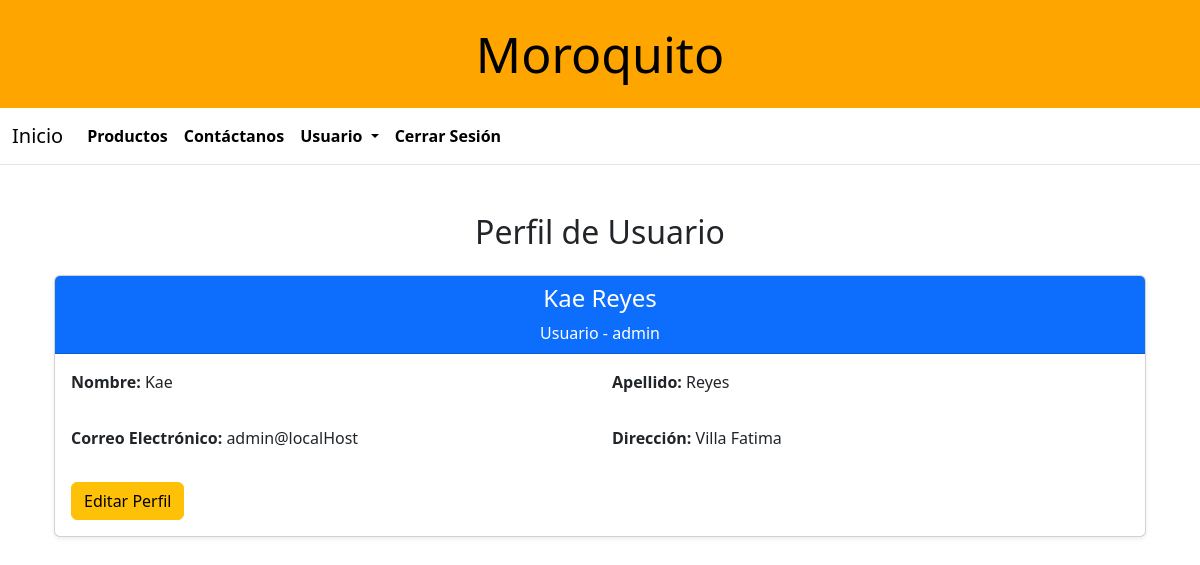
Page /profile/admin@localHost (signed in) on the committed database.
### models/usuario_model.py (models this page shows, shortened)
class Usuarios(UserMixin, db.Model):
    __tablename__ = "usuarios"
    email = db.Column(db.String(200), primary_key=True)
    first_name = db.Column(db.String(50), nullable=False)
    last_name = db.Column(db.String(50), nullable=False)
    password_hash = db.Column(db.String(128), nullable=False)
    direction = db.Column(db.String(200), nullable=False)
    celphone = db.Column(db.String(15), nullable=False)
    role = db.Column(db.String(50), nullable=False, default="user")
    @staticmethod
    def get_user_by_email(email):
        return Usuarios.query.filter_by(email=email).first()
    def has_role(self, role):
        return self.role == role

### controllers/usuario_controller.py (the view)
@user_bp.route("/profile/<string:id>")
@login_required
def profile(id):
    user:Usuarios = Usuarios.get_user_by_email(id)
    return usuario_view.perfil(user)

### run.py (called while the page is built)
@login_manager.user_loader
def load_user(user_email):
    return Usuarios.query.get((user_email))

### views/usuario_view.py (called while the page is built)
def perfil(user):
    return render_template(
        "profile.html",
        title="Perfil de usuario",
        current_user=current_user, user=user
    )

### templates/profile.html
{% extends 'base.html' %}
{% block content %}
<div class="container mt-5">
    <h2 class="text-center mb-4">Perfil de Usuario</h2>
    <div class="card shadow-sm rounded">
        <div class="card-header text-center bg-primary text-white">
            <h4>{{ user.first_name }} {{ user.last_name }}</h4>
            <p class="mb-0">Usuario - {{ user.role }}</p>
        </div>
        <div class="card-body">
            <div class="row">
                <div class="col-md-6 mb-3">
                    <p><strong>Nombre:</strong> {{ user.first_name }}</p>
                </div>
                <div class="col-md-6 mb-3">
                    <p><strong>Apellido:</strong> {{ user.last_name }}</p>
                </div>
                <div class="col-md-6 mb-3">
                    <p><strong>Correo Electrónico:</strong> {{ user.email }}</p>
                </div>
                <div class="col-md-6 mb-3">
                    <p><strong>Dirección:</strong> {{ user.direction }}</p>
                </div>
            </div>
            <div class="d-flex justify-content-between">
                <a href="{{ url_for('user.update_user',id=user.email) }}" class="btn btn-warning">Editar Perfil</a>
            </div>
        </div>
    </div>
</div>
{% endblock %}

### rows in the picture
Usuarios: first_name "Kae", last_name "Reyes", role "admin", email "admin@localHost", direction "Villa Fatima"
